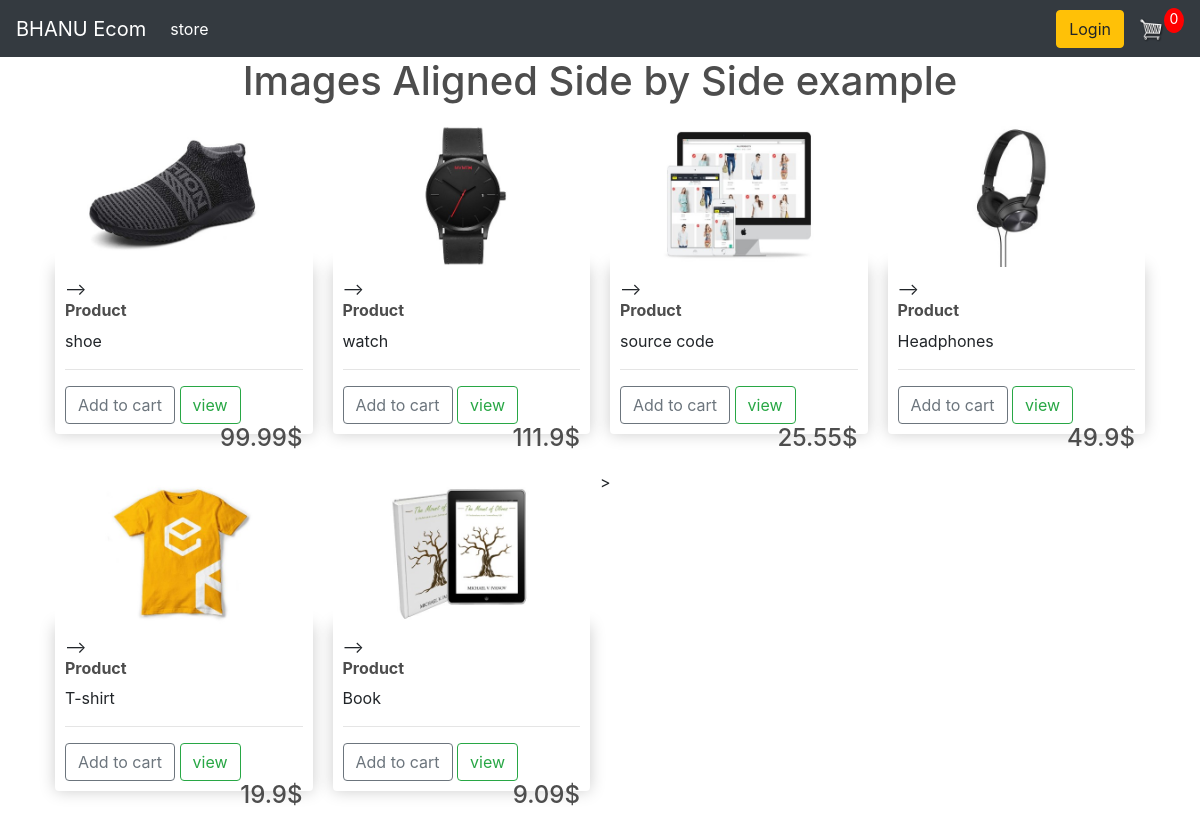
The page / on the database its author committed.
### store/models.py (models this page shows, shortened)
class Product(models.Model):
    name = models.CharField(max_length=200)
    price = models.FloatField()
    digital = models.BooleanField(default=False, blank=False)
    image = models.ImageField(null=True, blank=True)

### store/views.py (the view)
# urls.py: path('',include('store.urls')),
def store(request):
    product=Product.objects.all()
    return render(request, 'store/store.html', {'product':product})

### store/templates/store/store.html (shortened to what this page needs)
{% extends 'store/main.html' %}
{% load static %}
{% block content %}
<html>
<head>
</head>
<body>
<h1>Images Aligned Side by Side example</h1>
 {% for data in product %}
<div class="alignRow">
<div class="imageColumn">
<img src="{{ data.image.url }}" alt="Snow" style="width:100%">
     <div class="box-element product">-->
                 <h6><strong>Product</strong></h6>
                {{data.name}}
                <hr>
                 <button class="btn btn-outline-secondary add-btn"> Add to cart</button>
              <a class ="btn btn-outline-success"href="#">view</a>
                <h4 style="display: inline-block;float: right"> {{data.price}}$</h4>
             </div>
</div>
{% endfor %}
</div>>
</body>
</html>
        {% endblock content %}

### store/templates/store/main.html (shortened to what this page needs)
<!DOCTYPE html>
{% load static %}
<link rel="stylesheet" type="text/css" href="{% static 'css/main.css' %}">
<link rel="stylesheet" href="https://stackpath.bootstrapcdn.com/bootstrap/4.4.1/css/bootstrap.min.css">
<html lang="en">
<head>
</head>
<body>
    <nav class="navbar navbar-expand-lg navbar-dark bg-dark">
      <a class="navbar-brand" href="{% url 'store' %}">BHANU Ecom</a>
  <div class="collapse navbar-collapse" id="navbarSupportedContent">
    <ul class="navbar-nav mr-auto">
      <li class="nav-item active">
        <a class="nav-link" href="{% url 'store' %}">store <span class="sr-only">(current)</span></a>
      </li>
    </ul>
    <div class="form-inline my-2 my-lg-0">
	     	<a href="#"class="btn btn-warning">Login</a>
	     	<a href="{% url 'cart' %}">
                	    		<img  id="cart-icon" src="{% static 'css/images/6+cart.png' %}">
	    	</a>
	    	<p id="cart-total">0</p>
	    </div>
  </div>
</nav>
<div class="container">
    {% block content %}
    {% endblock content %}
</div>
</body>
</html>

### static/css/main.css (style rules this page uses)
body { background-color: hsl(0, 0%, 98%); }
h1,h2,h3,h4,h5,h6 { color:hsl(0, 0%, 30%); }
.box-element { box-shadow:hsl(0, 0%, 80%) 0 0 16px; background-color: #fff; border-radius: 4px; padding: 10px; }
.product { border-radius: 0 0 4px 4px; }
.bg-dark { background-color: #4f868c!important; }
#cart-icon { width:25px; display: inline-block; margin-left: 15px; }
#cart-total { display: block; text-align: center; color:#fff; background-color: red; width: 20px; height: 25px; border-radius: 50%; font-size: 14px; }
.btn { border-radius: 0; }

### store/templates/store/store.html (style rules this page uses)
* { box-sizing: border-box; }
.imageColumn { float: left; width: 25%; padding: 10px; }
h1 { text-align: center; }

### rows shown on the page
Product: image (picture), name "shoe", price "99.99"
Product: image (picture), name "watch", price "111.9"
Product: image (picture), name "source code", price "25.55"
Product: image (picture), name "Headphones", price "49.9"
Product: image (picture), name "T-shirt", price "19.9"
Product: image (picture), name "Book", price "9.09"
